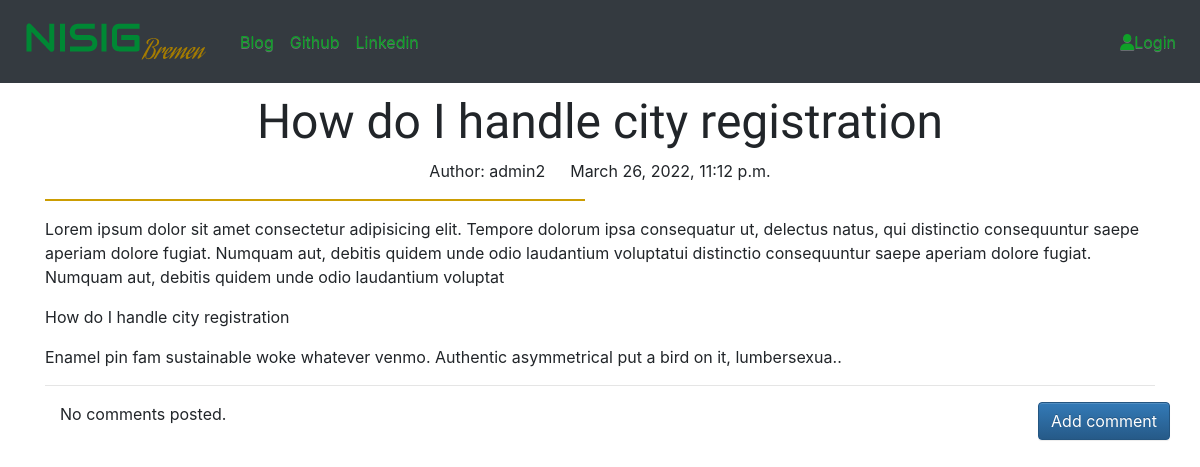
/post/1/, run on an earlier commit of the app's database.
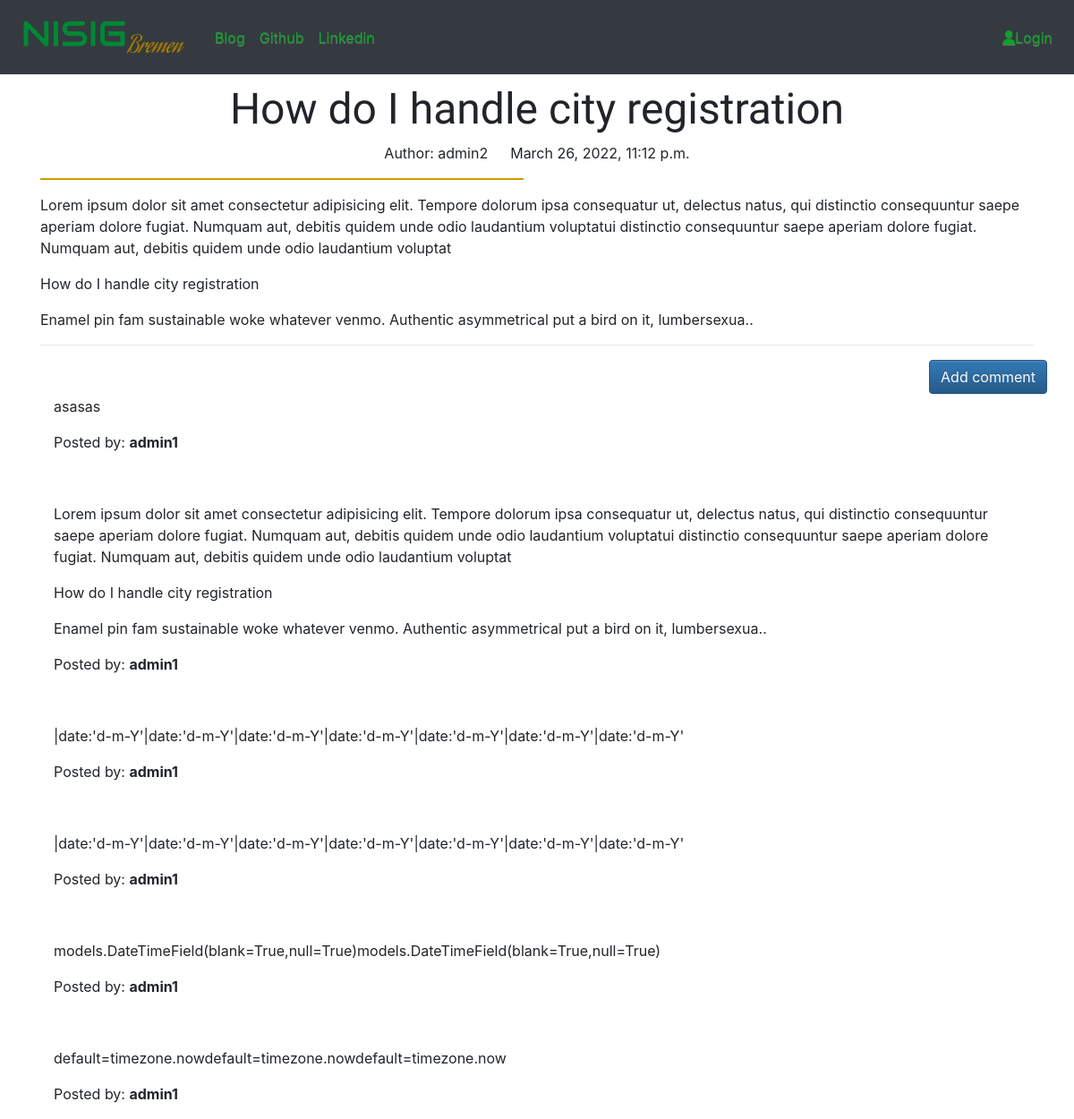
And on a later commit of the database.
### nsig_blog/models.py (models this page shows, shortened)
class Comment(models.Model):
    post=models.ForeignKey('nsig_blog.Post', related_name='comments', on_delete=models.CASCADE) #connects each comment to a post
    author=models.CharField(max_length=100)
    text=models.TextField()
    create_date=models.DateTimeField(default=timezone.now)
    approved_comment=models.BooleanField(default=False)

### nsig_blog/views.py (the view)
# urls.py: path('post/<int:pk>/',views.PostDetailView.as_view(),name='post_detail'),
class PostDetailView (DetailView):
    model=Post

### nsig_blog/templates/nsig_blog/post_detail.html (shortened to what this page needs)
{% extends "nsig_blog/base.html" %}
{% block bodyblk %}
    <h1 class="posttitle ">{{post.title}}</h1>
    {% if post.published_date %}
      <div class="date postdate ">
        <p> Author: {{post.author}} &emsp; {{ post.published_date }}</p>
      </div>
    {% else %}
      <a class="btn post-btn" href="{% url 'post_publish' pk=post.pk %}">Publish</a>
    {% endif %}
    <div>
     <p class="postcontent">{{ post.text|safe|linebreaksbr}}</p>
    </div>
    <hr>
    <a class="btn btn-primary btn-comment" href="{% url 'add_comment_to_post' pk=post.pk %}">Add comment</a>
    <div class="container">
        {% for comment in post.comments.all %}
        <br>
            {% if user.is_authenticated or comment.approved_comment %}
                <p>{{ comment.text|safe|linebreaks }}</p>
                <p>Posted by: <strong>{{ comment.author }}</strong></p>
            {% endif %}
        {% empty %}
            <p>No comments posted.</p>
        {% endfor %}
    </div>
{% endblock %}

What changed in the data, as far as the page shows it:
added Comment: text "asasas", author "admin1"
added Comment: text "Lorem ipsum dolor sit amet consectetur adipisicing elit. Tempore dolorum ipsa consequatur ut, delectus natus, qui distinctio consequuntur saepe aperiam dolore fugiat. Numquam aut, debitis quidem unde odio laudantium voluptatui distinctio consequuntur saepe aperiam dolore fugiat. Numquam aut, debitis quidem unde odio laudantium voluptat How do I handle city registration Enamel pin fam sustainable woke whatever venmo. Authentic asymmetrical put a bird on it, lumbersexua..", author "admin1"
added Comment: text "|date:'d-m-Y'|date:'d-m-Y'|date:'d-m-Y'|date:'d-m-Y'|date:'d-m-Y'|date:'d-m-Y'|date:'d-m-Y'", author "admin1"
added Comment: text "|date:'d-m-Y'|date:'d-m-Y'|date:'d-m-Y'|date:'d-m-Y'|date:'d-m-Y'|date:'d-m-Y'|date:'d-m-Y'", author "admin1"
added Comment: text "models.DateTimeField(blank=True,null=True)models.DateTimeField(blank=True,null=True)", author "admin1"
added Comment: text "default=timezone.nowdefault=timezone.nowdefault=timezone.now", author "admin1"
Also different on the page:
text no longer shown: "No comments posted."
